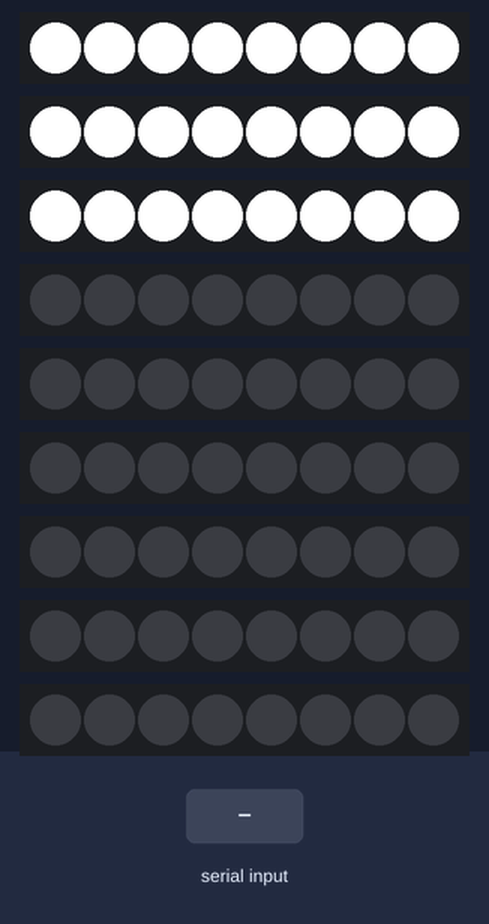
This sketch was run on a simulated Arduino Uno, built with avr-gcc and run on an emulated ATmega328P. Parts: 9 × 8 RGB LEDs in strip order, left to right. Inputs (shaded band) come from the test bench. Dim RGB values are drawn brighter than linear.

Above: at 1.1 s.
2.1 s: "1" received over Serial
At 4.7 s:
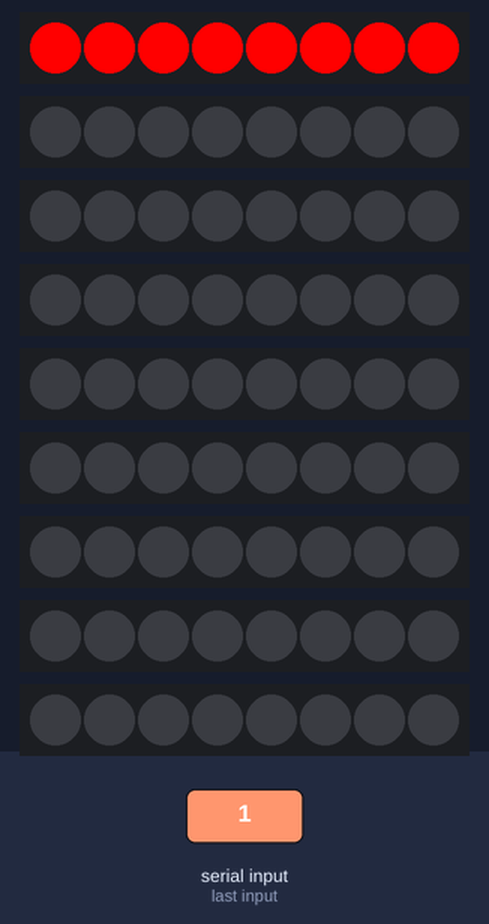
4.8 s: "2" received over Serial
At 6.5 s:
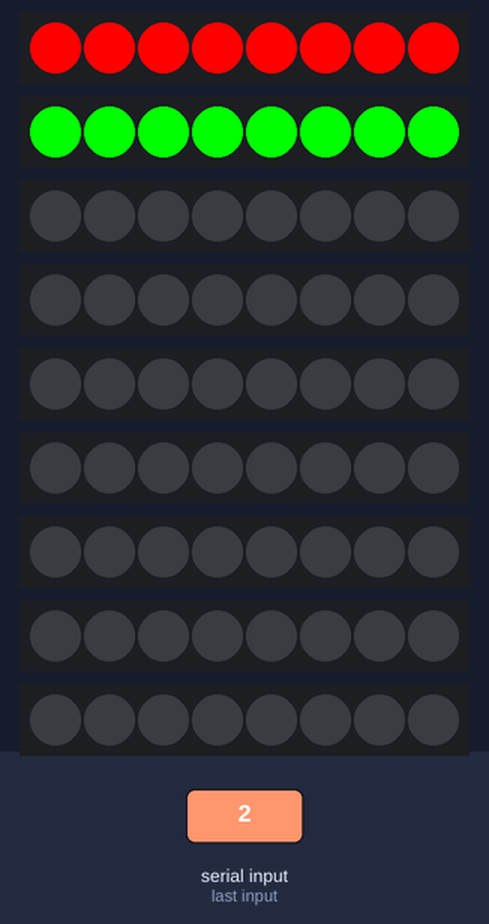
6.6 s: "3" received over Serial
At 8.4 s:
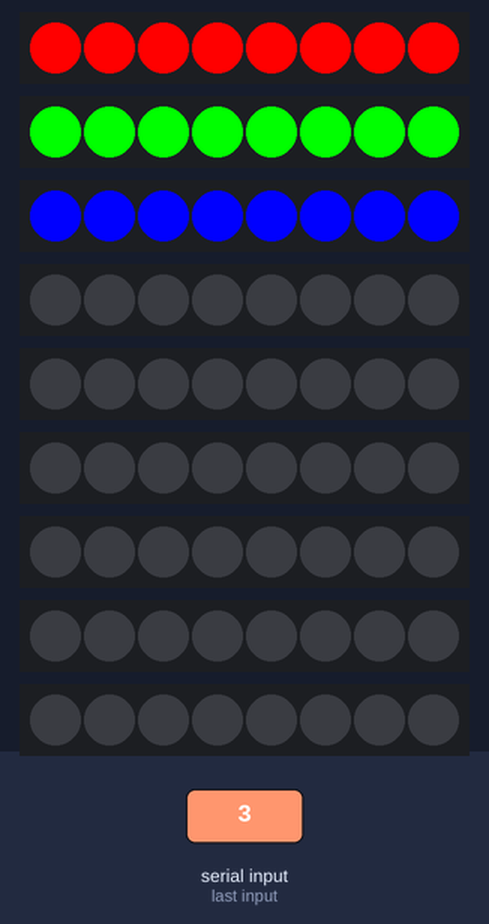
8.5 s: "4" received over Serial
At 10.2 s:
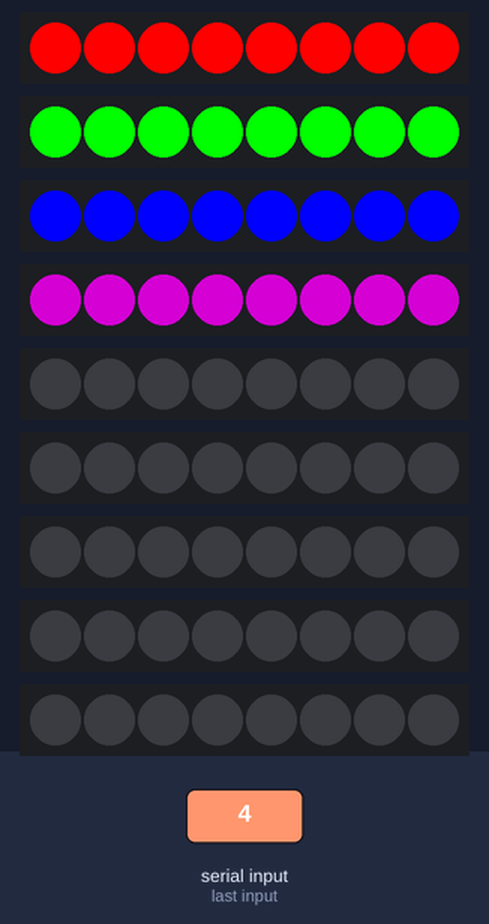
10.3 s: "5" received over Serial
At 12.1 s:
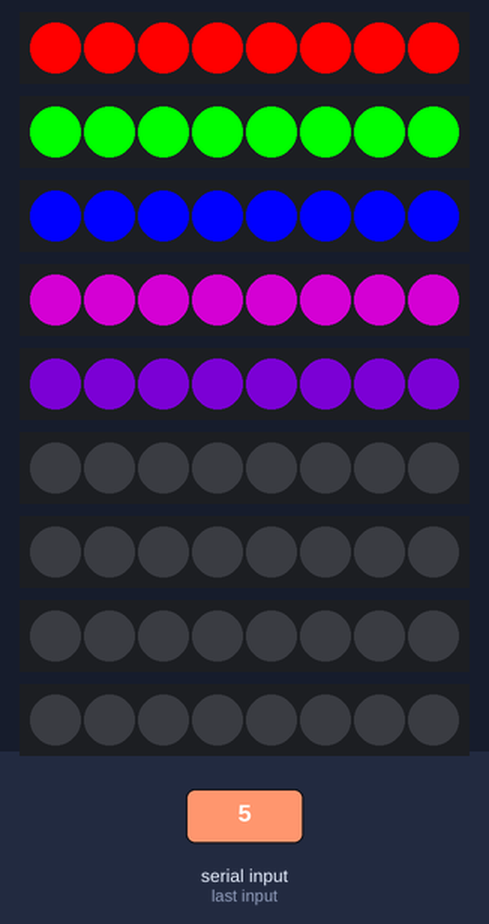
12.2 s: "6" received over Serial
At 13.5 s:
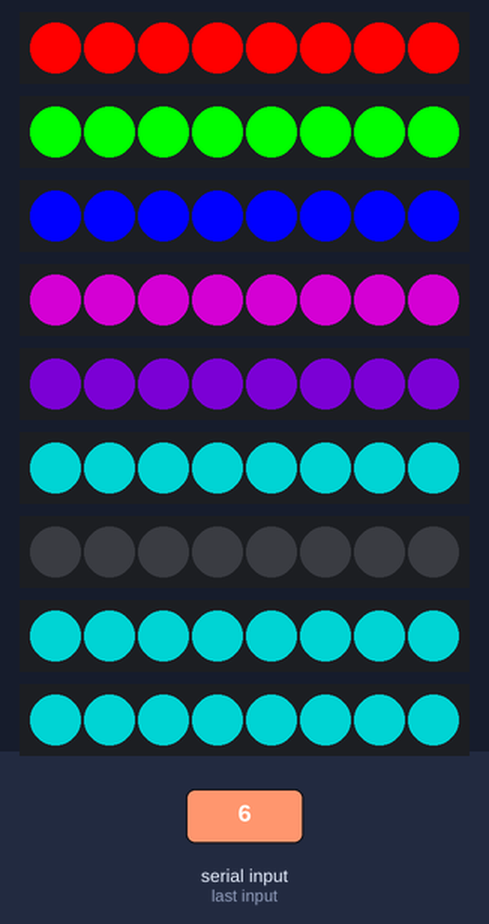
Timing chart, 0 to 15.1 s (numbered marks = the images above; inputs shaded):
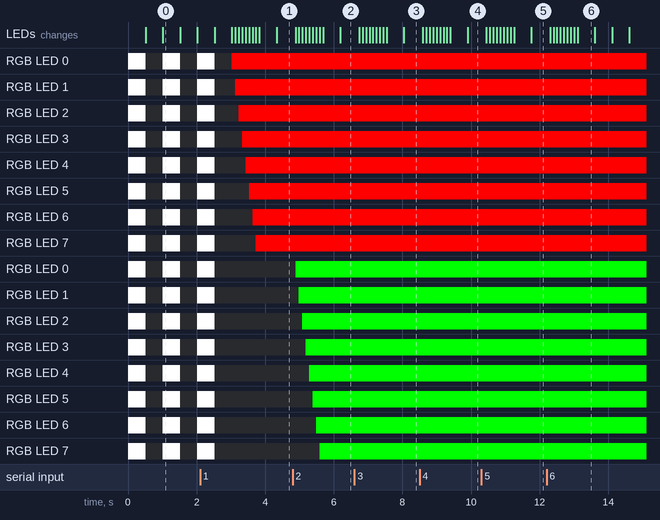

The sketch:

Ph_Project_Neopixel.ino
```cpp
#include <Adafruit_NeoPixel.h>

#define LED_PIN1    2
#define LED_PIN2    3
#define LED_PIN3    4
#define LED_PIN4    5
#define LED_PIN5    6
#define LED_PIN6    7
#define LED_PIN7    8
#define LED_PIN8    9
#define LED_PIN9    10

#define LED_COUNT  8

Adafruit_NeoPixel strip1(LED_COUNT, LED_PIN1, NEO_GRB + NEO_KHZ800);
Adafruit_NeoPixel strip2(LED_COUNT, LED_PIN2, NEO_GRB + NEO_KHZ800);
Adafruit_NeoPixel strip3(LED_COUNT, LED_PIN3, NEO_GRB + NEO_KHZ800);
Adafruit_NeoPixel strip4(LED_COUNT, LED_PIN4, NEO_GRB + NEO_KHZ800);
Adafruit_NeoPixel strip5(LED_COUNT, LED_PIN5, NEO_GRB + NEO_KHZ800);
Adafruit_NeoPixel strip6(LED_COUNT, LED_PIN6, NEO_GRB + NEO_KHZ800);
Adafruit_NeoPixel strip7(LED_COUNT, LED_PIN7, NEO_GRB + NEO_KHZ800);
Adafruit_NeoPixel strip8(LED_COUNT, LED_PIN8, NEO_GRB + NEO_KHZ800);
Adafruit_NeoPixel strip9(LED_COUNT, LED_PIN9, NEO_GRB + NEO_KHZ800);

Adafruit_NeoPixel *strips[] = {&strip1, &strip2, &strip3, &strip4, &strip5, &strip6, &strip7, &strip8, &strip9};

bool initialBlink = true;

void setup() {
  Serial.begin(9600);
  for (int i = 0; i < 9; i++) {
    strips[i]->begin();
    strips[i]->show();
    strips[i]->setBrightness(255);
  }
}


void turnOnSequential(Adafruit_NeoPixel& strip, int r, int g, int b) {
  for (int i = 0; i < strip.numPixels(); i++) {
    strip.setPixelColor(i, r, g, b);
    strip.show();
    delay(100);
  }
}

void turnOnStrip(Adafruit_NeoPixel& strip, int r, int g, int b) {
  for (int i = 0; i < strip.numPixels(); i++) {
    strip.setPixelColor(i, r, g, b);
  }
  strip.show();
}

void turnOffStrip(Adafruit_NeoPixel& strip) {
  for (int i = 0; i < strip.numPixels(); i++) {
    strip.setPixelColor(i, 0, 0, 0);
  }
  strip.show();
}

void turnOffAll() {
  for (int i = 0; i < 9; i++) {
    for (int j = 0; j < strips[i]->numPixels(); j++) {
      strips[i]->setPixelColor(j, strips[i]->Color(0, 0, 0));
    }
    strips[i]->show();
  }
}

void loop() {
  if (initialBlink) { // 처음 Idle 상태에서 1, 2, 3번 네오픽셀 깜빡이게
    for (int i = 0; i < 3; i++) {
      for (int j = 0; j < strips[i]->numPixels(); j++) {
        strips[i]->setPixelColor(j, strips[i]->Color(255, 255, 255));
      }
    }
    for (int i = 0; i < 3; i++) {
      strips[i]->show();
    }
    delay(500); // Adjust the delay as needed
    turnOffAll(); // Turn off the lights before the next iteration
    delay(500); // Adjust the delay as needed
  }

  if (Serial.available() > 0) {
    char command = Serial.read();
    initialBlink = false; // Stop the initial blinking
    switch (command) {
      case '1':
        // Red theme
        turnOnSequential(strip1, 255, 0, 0);
        while (Serial.available() == 0) {
          turnOnStrip(strip6, 255, 0, 0);
          turnOnStrip(strip4, 255, 0, 0);
          delay(500);
          turnOffStrip(strip4);
          turnOffStrip(strip6);
          delay(500);
        }
        break;
      case '2':
        // Green theme
        turnOnSequential(strip2, 0, 255, 0);
        while (Serial.available() == 0) {
          turnOnStrip(strip5, 0, 255, 0);
          turnOnStrip(strip6, 0, 255, 0);
          delay(500);
          turnOffStrip(strip5);
          turnOffStrip(strip6);
          delay(500);
        }
        break;
      case '3':
        // Blue theme
        turnOnSequential(strip3, 0, 0, 255);
        while (Serial.available() == 0) {
          turnOnStrip(strip6, 0, 0, 255);
          delay(500);
          turnOffStrip(strip6);
          delay(500);
        }
        break;
      case '4':
        // Purple theme
        turnOnSequential(strip4, 128, 0, 128);
        while (Serial.available() == 0) {
          turnOnStrip(strip8, 128, 0, 128);
          delay(500);
          turnOffStrip(strip8);
          delay(500);
        }
        break;
      case '5':
        // Indigo theme
        turnOnSequential(strip5, 75, 0, 130);
        while (Serial.available() == 0) {
          turnOnStrip(strip7, 75, 0, 130);
          delay(500);
          turnOffStrip(strip7);
          delay(500);
        }
        break;
      case '6':
        // Teal theme
        turnOnSequential(strip6, 0, 128, 128);
        while (Serial.available() == 0) {
          turnOnStrip(strip8, 0, 128, 128);
          turnOnStrip(strip9, 0, 128, 128);
          delay(500);
          turnOffStrip(strip8);
          turnOffStrip(strip9);
          delay(500);
        }
        break;
      case '7':
        turnOnSequential(strip7, 255, 69, 0);
        break;
      case '8':
        turnOnSequential(strip8, 255, 255, 0);
        break;
      case '9':
        turnOnSequential(strip9, 255, 182, 193);
        break;
      case '0':
        turnOffAll();
        initialBlink = true;
        break;
      default:
        break;
    }
    delay(50);
  }
}
```

Measured:
- after the input at 2.1 s, the LEDs: first differ from a run without the input after 0.93 s (image 1 shows a later state)
- after the input at 4.8 s, the LEDs: first change after 0.08 s (image 2 shows a later state)
- after the input at 6.6 s, the LEDs: first change after 0.14 s (image 3 shows a later state)
- after the input at 8.5 s, the LEDs: first change after 0.09 s (image 4 shows a later state)
- after the input at 10.3 s, the LEDs: first change after 0.15 s (image 5 shows a later state)
- after the input at 12.2 s, the LEDs: first change after 0.10 s (image 6 shows a later state)
